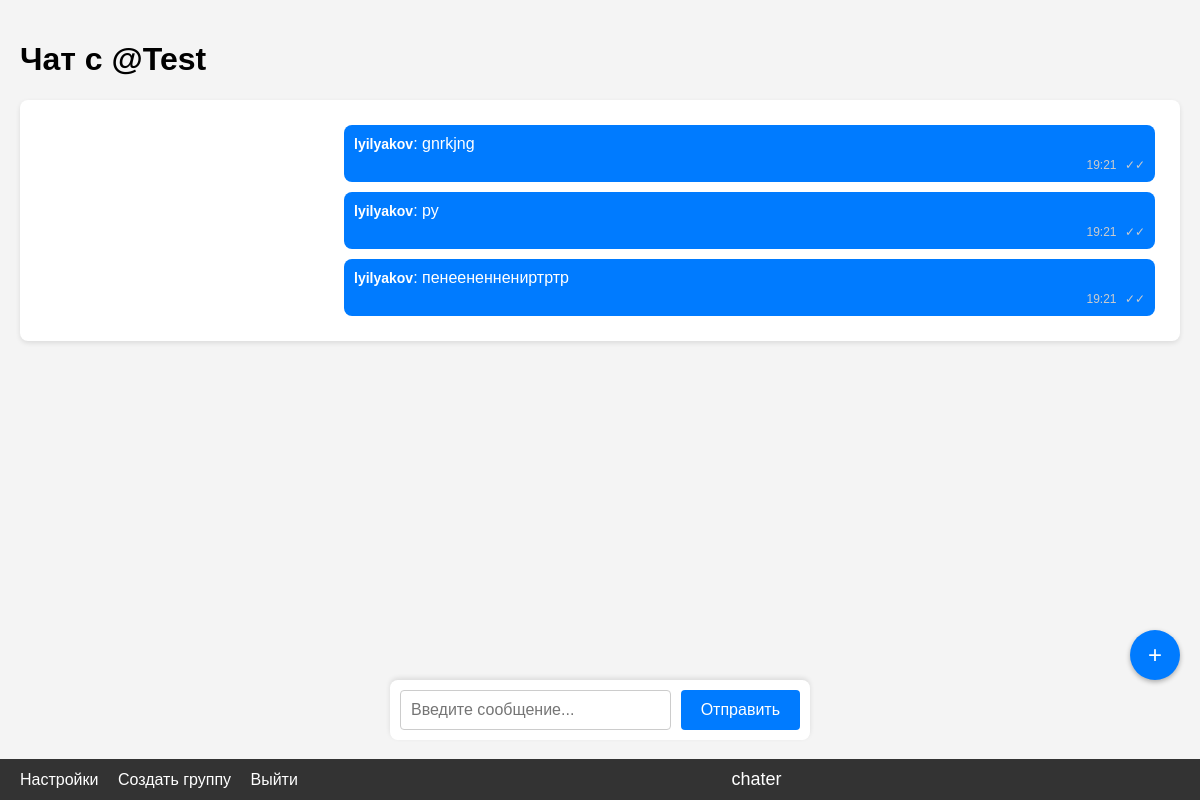
Before: /chat/1 (signed in) with the older database file.
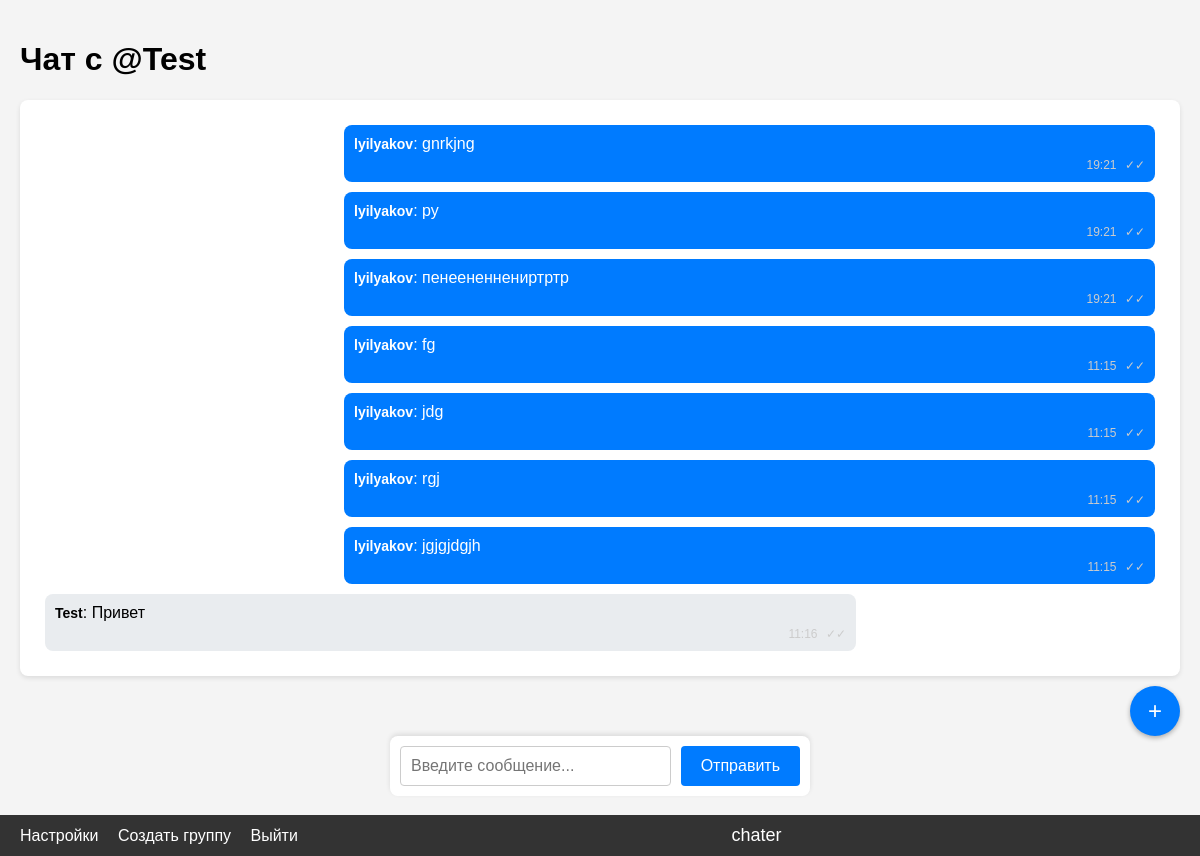
After: the same page with the newer database file.
### app.py (models this page shows, shortened)
class User(UserMixin, db.Model):
    id = db.Column(db.Integer, primary_key=True)
    username = db.Column(db.String(80), unique=True, nullable=False)
    password_hash = db.Column(db.String(128), nullable=False)
    avatar = db.Column(db.String(100), nullable=True)
    direct_messages_as_user1 = db.relationship('DirectMessage', foreign_keys='DirectMessage.user1_id', backref='user1')
    direct_messages_as_user2 = db.relationship('DirectMessage', foreign_keys='DirectMessage.user2_id', backref='user2')
    groups = db.relationship('Group', secondary='group_members', backref='members')
    sent_messages = db.relationship('Message', backref='sender')

class Message(db.Model):
    id = db.Column(db.Integer, primary_key=True)
    conversation_id = db.Column(db.Integer, db.ForeignKey('conversations.id'), nullable=False)
    sender_id = db.Column(db.Integer, db.ForeignKey('user.id'), nullable=False)
    text = db.Column(db.Text, nullable=False)
    timestamp = db.Column(db.DateTime, default=datetime.utcnow)

### app.py (the view)
@app.route('/chat/<int:conversation_id>')
@login_required
def chat(conversation_id):
    conversation = db.session.get(Conversation, conversation_id) or abort(404)
    if isinstance(conversation, DirectMessage):
        if current_user not in [conversation.user1, conversation.user2]:
            logger.warning(f'Пользователь {current_user.username} пытался открыть недоступную беседу {conversation_id}')
            abort(403)
    elif isinstance(conversation, Group):
        if current_user not in conversation.members:
            logger.warning(f'Пользователь {current_user.username} пытался открыть недоступную группу {conversation_id}')
            abort(403)
    messages = conversation.messages.order_by(Message.timestamp.asc()).all()
    logger.info(f'Пользователь {current_user.username} открыл чат {conversation_id} с {len(messages)} сообщениями')
    return render_template('chat.html', conversation=conversation, messages=messages)

### app.py (called while the page is built)
@login_manager.user_loader
def load_user(user_id):
    return db.session.get(User, int(user_id))

### templates/chat.html (shortened to what this page needs)
{% extends "base.html" %}
{% block content %}
    <h1>
        {% if conversation.type == 'direct' %}
            Чат с @{{ conversation.user1.username if conversation.user1 != current_user else conversation.user2.username }}
        {% else %}
            {{ conversation.name }}
            {% if conversation.creator == current_user %}
                <a href="{{ url_for('add_members', group_id=conversation.id) }}">Добавить участников</a>
            {% endif %}
        {% endif %}
    </h1>
    <div id="messages">
        {% for message in messages %}
            <div class="message {% if message.sender_id == current_user.id %}sent{% else %}received{% endif %}" data-message-id="{{ message.id }}">
                <strong>{{ message.sender.username }}</strong>: {{ message.text }} <br>
                <small>{{ message.timestamp.strftime('%H:%M') }} <span class="status">✓✓</span></small>
            </div>
        {% endfor %}
    </div>
    <form id="chat-form" onsubmit="return false;">
        <input type="text" id="message-input" placeholder="Введите сообщение..." autocomplete="off" required>
        <input type="submit" value="Отправить">
    </form>
{% endblock %}

### templates/base.html (shortened to what this page needs)
<!DOCTYPE html>
<html lang="ru">
<head>
    <link rel="stylesheet" href="{{ url_for('static', filename='css/style.css') }}?v={{ 'now'|timestamp }}">
</head>
<body>
    {% block content %}{% endblock %}
    <footer>
        <div class="menu">
            {% if current_user.is_authenticated %}
                <a href="{{ url_for('settings') }}">Настройки</a>
                <a href="{{ url_for('create_group') }}">Создать группу</a>
                <a href="{{ url_for('logout') }}">Выйти</a>
            {% else %}
                <a href="{{ url_for('login') }}">Войти</a>
                <a href="{{ url_for('register') }}">Зарегистрироваться</a>
            {% endif %}
        </div>
        <div class="center">chater</div>
    </footer>
    {% if current_user.is_authenticated %}
        <a href="{{ url_for('start_chat') }}" id="add-contact">+</a>
    {% endif %}
</body>
</html>

### static/css/style.css (style rules this page uses)
body { font-family: Arial, sans-serif; margin: 0; padding: 20px; padding-bottom: 100px; background-color: #f4f4f4; }
footer { position: fixed; bottom: 0; left: 0; right: 0; background-color: #333; color: white; padding: 10px 0; display: flex; justify-content: space-between; align-items: center; z-index: 1000; }
footer .menu { margin-left: 20px; }
footer .menu a { color: white; margin-right: 15px; text-decoration: none; font-size: 16px; }
footer .center { flex-grow: 1; text-align: center; font-size: 18px; }
#add-contact { position: fixed; bottom: 120px; right: 20px; background-color: #007bff; color: white; width: 50px; height: 50px; border-radius: 50%; display: flex; justify-content: center; align-items: center; text-decoration: none; font-size: 24px; box-shadow: 0 2px 5px rgba(0,0,0,0.3); }
form { max-width: 400px; margin: 0 auto; background-color: white; padding: 20px; border-radius: 8px; box-shadow: 0 2px 5px rgba(0,0,0,0.1); }
form input[type="text"], form input[type="password"], form select { width: 100%; padding: 8px; box-sizing: border-box; border: 1px solid #ccc; border-radius: 4px; }
form input[type="submit"] { background-color: #333; color: white; padding: 10px 20px; border: none; border-radius: 4px; cursor: pointer; }
#messages { max-height: calc(100vh - 200px); overflow-y: auto; margin-bottom: 80px; background-color: white; padding: 15px; border-radius: 8px; box-shadow: 0 2px 5px rgba(0,0,0,0.1); min-height: 100px; }
.message { margin: 10px 0; padding: 10px; border-radius: 8px; max-width: 70%; position: relative; word-wrap: break-word; }
.message.sent { background-color: #007bff; color: white; margin-left: auto; margin-right: 10px; }
.message.received { background-color: #e9ecef; color: black; margin-right: auto; margin-left: 10px; }
.message strong { font-size: 14px; }
.message small { font-size: 12px; color: #ccc; display: block; margin-top: 5px; text-align: right; }
.message .status { color: #ccc; margin-left: 5px; }
#chat-form { position: fixed; bottom: 60px; left: 20px; right: 20px; display: flex; background-color: white; padding: 10px; border-radius: 8px; box-shadow: 0 -2px 5px rgba(0,0,0,0.1); z-index: 1000; }
#chat-form input[type="text"] { flex-grow: 1; margin-right: 10px; padding: 10px; border: 1px solid #ccc; border-radius: 4px; font-size: 16px; }
#chat-form input[type="submit"] { background-color: #007bff; color: white; padding: 10px 20px; border: none; border-radius: 4px; cursor: pointer; font-size: 16px; }

Changed rows visible on the page:
added Message: sender.username "lyilyakov", text "fg", timestamp "11:15"
added Message: sender.username "lyilyakov", text "jdg", timestamp "11:15"
added Message: sender.username "lyilyakov", text "rgj", timestamp "11:15"
added Message: sender.username "lyilyakov", text "jgjgjdgjh", timestamp "11:15"
added Message: sender.username "Test", text "Привет", timestamp "11:16"
